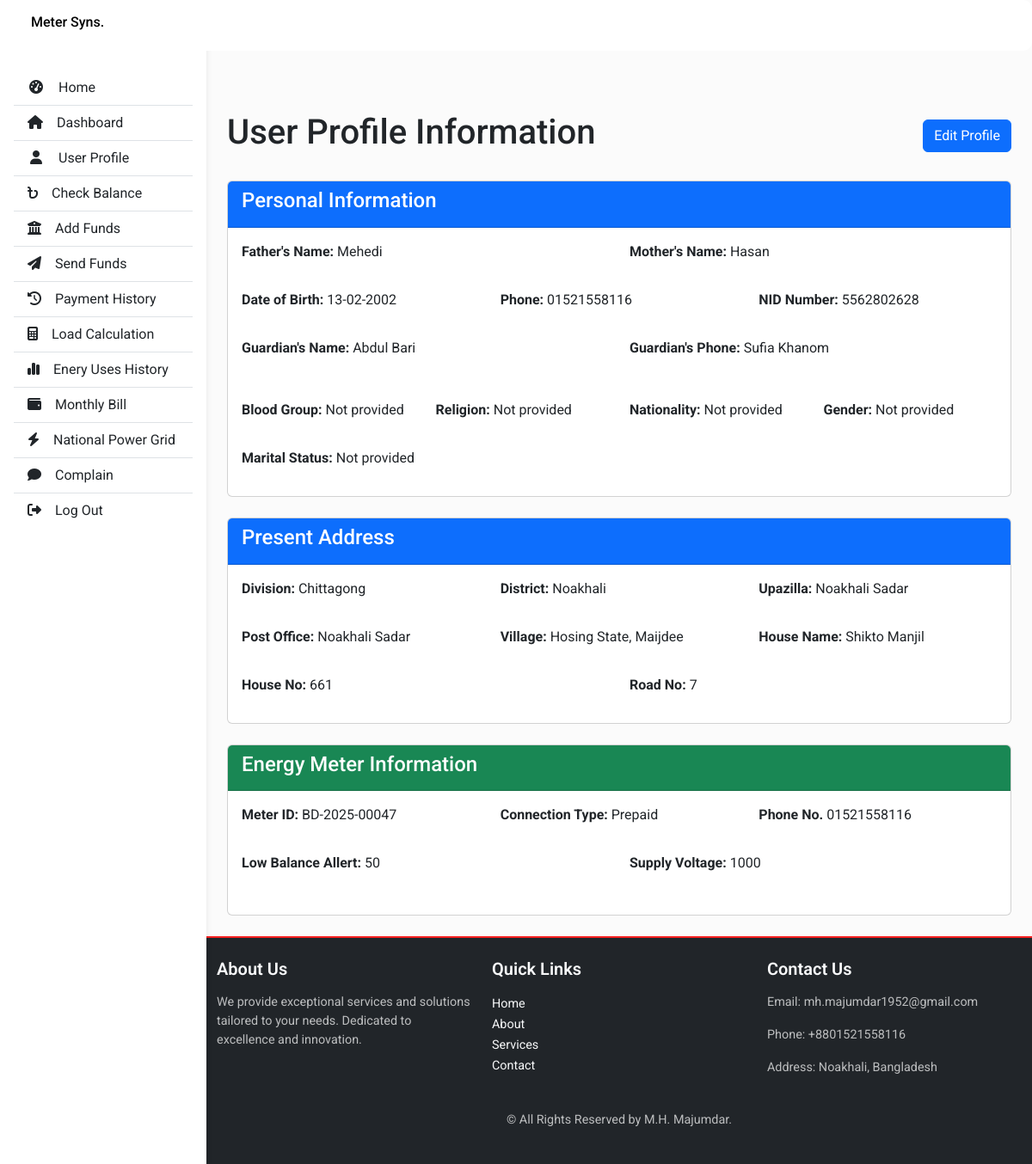
The page /view_profile (signed in) on the database its author committed.
### website/models.py (models this page shows)
class Profile(db.Model):
    id = db.Column(db.Integer, primary_key=True)
    user_id = db.Column(db.Integer, db.ForeignKey('user.id'), nullable=False)
    fathers_name = db.Column(db.String(150))
    mothers_name = db.Column(db.String(150))
    date_of_birth = db.Column(db.String(20))
    phone = db.Column(db.String(20))
    guardians_name = db.Column(db.String(150))
    guardians_phone = db.Column(db.String(20))
    hall_for_residence = db.Column(db.String(150))
    hall_for_roll = db.Column(db.String(150))
    blood_group = db.Column(db.String(10))
    religion = db.Column(db.String(50))
    nationality = db.Column(db.String(50))
    nid_number = db.Column(db.String(20))
    gender = db.Column(db.String(20))
    marital_status = db.Column(db.String(20))
    present_division = db.Column(db.String(100))
    present_district = db.Column(db.String(100))
    present_upazilla = db.Column(db.String(100))
    present_post_office = db.Column(db.String(100))
    present_village = db.Column(db.String(100))
    present_house_name = db.Column(db.String(100))
    present_house_no = db.Column(db.String(30))
    present_road_no = db.Column(db.String(30))
    permanent_division = db.Column(db.String(100))
    permanent_district = db.Column(db.String(100))
    permanent_upazilla = db.Column(db.String(100))
    permanent_post_office = db.Column(db.String(100))
    permanent_village = db.Column(db.String(100))
    permanent_house_name = db.Column(db.String(100))
    permanent_house_no = db.Column(db.String(30))
    permanent_road_no = db.Column(db.String(30))
    academic_level = db.Column(db.String(50))
    faculty = db.Column(db.String(150))
    department = db.Column(db.String(150))
    session = db.Column(db.String(20))
    year_term = db.Column(db.String(30))
    student_id = db.Column(db.String(20))
    meter_id = db.Column(db.String(100))
    connection_type = db.Column(db.String(50))
    phone_no = db.Column(db.String(100))
    installation_date = db.Column(db.String(20))  # Can use db.Date if you process it
    supply_voltage = db.Column(db.String(50))
    updated_at = db.Column(db.DateTime(timezone=True), default=func.now(), onupdate=func.now())

### website/views.py (the view)
@views.route("/view_profile")
@login_required
def view_profile():
    profile = Profile.query.filter_by(user_id=current_user.id).first()
    if not profile:
        profile = Profile(user_id=current_user.id)
        db.session.add(profile)
        db.session.commit()
        flash("Please complete your profile information.", "info")
        return redirect(url_for("views.edit_profile"))
    return render_template("profile_info.html", user=current_user, profile=profile)

### website/__init__.py (called while the page is built)
def create_app():
    app = Flask(__name__)
    app.config['SECRET_KEY'] = "helloworld"
    app.config['SQLALCHEMY_DATABASE_URI'] = f'sqlite:///{DB_NAME}'
    db.init_app(app)
    with app.app_context():
        start_scheduler(app, db)
    from .models import User
    from .views import views
    from .auth import auth
    app.register_blueprint(views, url_prefix="/")
    app.register_blueprint(auth, url_prefix="/")
    with app.app_context():
        db.create_all()
        print("Database created!")
    login_manager = LoginManager()
    login_manager.login_view = "auth.login"
    login_manager.init_app(app)
    @login_manager.user_loader
    def load_user(id):
        return User.query.get(int(id))
    return app

### website/Templates/profile_info.html (shortened to what this page needs)
{% extends "base.html" %} {% block title %}User Profile{% endblock %} {% block
content %}
<div class="container mt-4">
  <div class="d-flex justify-content-between align-items-center mb-4">
    <h1>User Profile Information</h1>
    <a href="{{ url_for('views.edit_profile') }}" class="btn btn-primary"
      >Edit Profile</a
    >
  </div>
  <div class="card mb-4">
    <div class="card-header bg-primary text-white">
      <h4>Personal Information</h4>
    </div>
    <div class="card-body">
      <div class="row mb-3">
        <div class="col-md-6">
          <p>
            <strong>Father's Name:</strong> {{ profile.fathers_name or 'Not
            provided' }}
          </p>
        </div>
        <div class="col-md-6">
          <p>
            <strong>Mother's Name:</strong> {{ profile.mothers_name or 'Not
            provided' }}
          </p>
        </div>
      </div>
      <div class="row mb-3">
        <div class="col-md-4">
          <p>
            <strong>Date of Birth:</strong> {{ profile.date_of_birth or 'Not
            provided' }}
          </p>
        </div>
        <div class="col-md-4">
          <p><strong>Phone:</strong> {{ profile.phone or 'Not provided' }}</p>
        </div>
        <div class="col-md-4">
          <p>
            <strong>NID Number:</strong> {{ profile.nid_number or 'Not provided'
            }}
          </p>
        </div>
      </div>
      <div class="row mb-3">
        <div class="col-md-6">
          <p>
            <strong>Guardian's Name:</strong> {{ profile.guardians_name or 'Not
            provided' }}
          </p>
        </div>
        <div class="col-md-6">
          <p>
            <strong>Guardian's Phone:</strong> {{ profile.guardians_phone or
            'Not provided' }}
          </p>
        </div>
      </div>
      <div class="row mb-3">
        <div class="col-md-3">
          <p>
            <strong>Blood Group:</strong> {{ profile.blood_group or 'Not
            provided' }}
          </p>
        </div>
        <div class="col-md-3">
          <p>
            <strong>Religion:</strong> {{ profile.religion or 'Not provided' }}
          </p>
        </div>
        <div class="col-md-3">
          <p>
            <strong>Nationality:</strong> {{ profile.nationality or 'Not
            provided' }}
          </p>
        </div>
        <div class="col-md-3">
          <p><strong>Gender:</strong> {{ profile.gender or 'Not provided' }}</p>
        </div>
      </div>
      <div class="row">
        <div class="col-md-4">
          <p>
            <strong>Marital Status:</strong> {{ profile.marital_status or 'Not
            provided' }}
          </p>
        </div>
      </div>
    </div>
  </div>
  <div class="card mb-4">
    <div class="card-header bg-primary text-white">
      <h4>Present Address</h4>
    </div>
    <div class="card-body">
      <div class="row mb-3">
        <div class="col-md-4">
          <p>
            <strong>Division:</strong> {{ profile.present_division or 'Not
            provided' }}
          </p>
        </div>
        <div class="col-md-4">
          <p>
            <strong>District:</strong> {{ profile.present_district or 'Not
            provided' }}
          </p>
        </div>
        <div class="col-md-4">
          <p>
            <strong>Upazilla:</strong> {{ profile.present_upazilla or 'Not
            provided' }}
          </p>
        </div>
      </div>
      <div class="row mb-3">
        <div class="col-md-4">
          <p>
            <strong>Post Office:</strong> {{ profile.present_post_office or 'Not
            provided' }}
          </p>
        </div>
        <div class="col-md-4">
          <p>
            <strong>Village:</strong> {{ profile.present_village or 'Not
            provided' }}
          </p>
        </div>
        <div class="col-md-4">
          <p>
            <strong>House Name:</strong> {{ profile.present_house_name or 'Not
            provided' }}
          </p>
        </div>
      </div>
      <div class="row">
        <div class="col-md-6">
          <p>
            <strong>House No:</strong> {{ profile.present_house_no or 'Not
            provided' }}
          </p>
        </div>
        <div class="col-md-6">
          <p>
            <strong>Road No:</strong> {{ profile.present_road_no or 'Not
            provided' }}
          </p>
        </div>
      </div>
    </div>
  </div>
    <div class="card mb-4">
      <div class="card-header bg-success text-white">
        <h4>Energy Meter Information</h4>
      </div>
      <div class="card-body">
        <div class="row mb-3">
          <div class="col-md-4">
            <p>
              <strong>Meter ID:</strong> {{ profile.meter_id or 'Not provided'
              }}
            </p>
          </div>
          <div class="col-md-4">
            <p>
              <strong>Connection Type:</strong> {{ profile.connection_type or
              'Not provided' }}
            </p>
          </div>
          <div class="col-md-4">
            <p>
              <strong>Phone No.</strong> {{ profile.phone_no or 'Not provided'
              }}
            </p>
          </div>
        </div>
        <div class="row mb-3">
          <div class="col-md-6">
            <p>
              <strong>Low Balance Allert:</strong> {{ profile.installation_date
              or 'Not provided' }}
            </p>
          </div>
          <div class="col-md-6">
            <p>
              <strong>Supply Voltage:</strong> {{ profile.supply_voltage or 'Not
              provided' }}
            </p>
          </div>
        </div>
      </div>
    </div>
  </div>
</div>
{% endblock %}

### website/static/base.css (style rules this page uses)
body { font-family: 'Roboto', sans-serif; }
body { background-color: #fbfbfb; }

### rows shown on the page
Profile: fathers_name "Mehedi", mothers_name "Hasan", date_of_birth "13-02-2002", phone "01521558116", nid_number "5562802628", guardians_name "Abdul Bari", guardians_phone "Sufia Khanom", blood_group "Not provided", religion "Not provided", nationality "Not provided", gender "Not provided", marital_status "Not provided", present_division "Chittagong", present_district "Noakhali", present_upazilla "Noakhali Sadar", present_post_office "Noakhali Sadar", present_village "Hosing State, Maijdee", present_house_name "Shikto Manjil", present_house_no "661", present_road_no "7", meter "BD-2025-00047", connection_type "Prepaid", phone_no "01521558116", installation_date "50", supply_voltage "1000"
